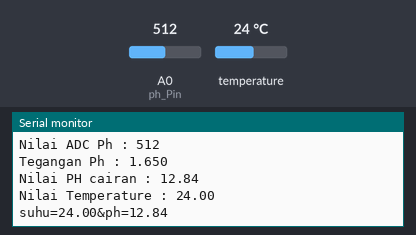
Bench run of a sketch on a simulated ESP8266 (NodeMCU). On the bench: the last lines printed to the serial monitor. The inputs (shaded band) are chosen by the test bench; at power-on: temperature 24 °C, A0 (ph_Pin) = 512. WiFi joins after 1.5 s; servers stay silent unless stated; uploads are accepted with an empty reply.

Above: at 4.7 s.
4.8 s: temperature set to 12 °C
13.0 s: A0 (ph_Pin) set to 716
At 15.1 s:
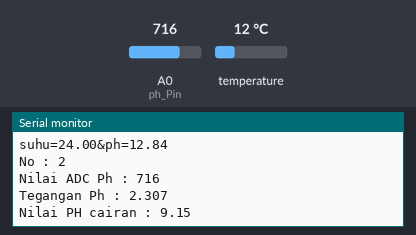
21.2 s: temperature set to 19 °C
At 26.36 s:
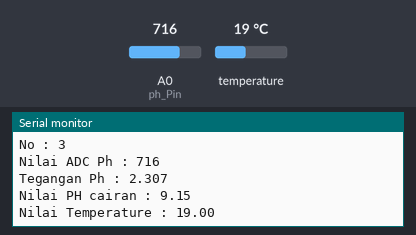
29.4 s: A0 (ph_Pin) set to 900
At 38.3 s:
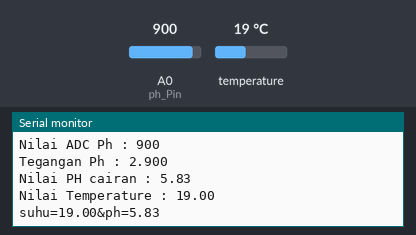
Timing chart, 0 to 38.6 s (numbered marks = the images above; inputs shaded):
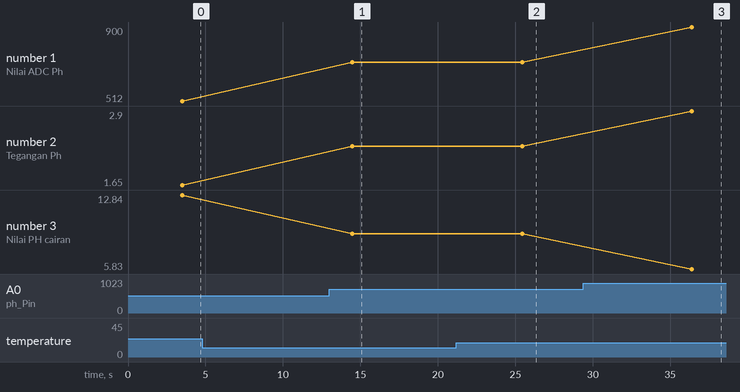

Measured:
- after the input at 13.0 s, the serial monitor: prints a new line after 1.5 s (image 1)
- after the input at 21.2 s, the serial monitor: prints a new line after 5.0 s (image 2)
- after the input at 29.4 s, the serial monitor: prints a new line after 7.0 s (image 3)
- plotted number 1: 512 → 716 after the input at 13.0 s, 716 → 900 after the input at 29.4 s
- plotted number 2: 1.65 → 2.31 after the input at 13.0 s, 2.31 → 2.9 after the input at 29.4 s
- plotted number 3: 12.84 → 9.15 after the input at 13.0 s, 9.15 → 5.83 after the input at 29.4 s

The sketch:

sensor-ph.ino
```cpp
// libraries for connection to API
#include <ESP8266WiFi.h>
#include <WiFiClient.h>
#include <ESP8266WebServer.h>
#include <ESP8266HTTPClient.h>
WiFiClient wifiClient;


// libraries for celcius sensor
#include <DallasTemperature.h>
#include <OneWire.h>

#define ONE_WIRE_BUS 4  // D2 pin of ESP8266

OneWire oneWire(ONE_WIRE_BUS);
DallasTemperature sensors(&oneWire);

// variables for ph sensor
const int ph_Pin  = A0; // pin analog
float Po = 0;
float PH_step;
int nilai_analog_PH;
double TeganganPh;

//variable for temperature sensor
float suhu;

// variables for hostspot
const char *ssid = "Dazai";  // name wifi
const char *password = "walawiliwele"; // pass wifi


// variable url and data for API
const char *urlAPI = "http://server.hens.my.id/api/v1/sensor";
String postData;
String payload;

// for sensor ph calibration
float PH4 = 3.226;
float PH7 = 2.691;

void setup()
{
  delay(1000);
  Serial.begin(115200);
  WiFi.mode(WIFI_OFF);
  delay(1000);
  WiFi.mode(WIFI_STA);

  WiFi.begin(ssid, password);
  Serial.println("");

  Serial.print("Connecting");
  // Wait for connection
  while (WiFi.status() != WL_CONNECTED) {
    delay(500);
    Serial.print(".");
  }

  Serial.println("");
  Serial.print("Connected to ");
  Serial.println(ssid);
  Serial.print("IP address: ");
  Serial.println(WiFi.localIP());  // IP address assigned to your ESP8266

  // initialize ph sensor
  pinMode (ph_Pin, INPUT);
}

void loop()
{
   int i = 0;
   while(true){
     // displaying number
     Serial.print("No : ");
     Serial.println(i + 1);
     // call method sendData
     sendData();
     i++;
  }
}

void sendData()
{
  // get attribute for ph sensor
  nilai_analog_PH = analogRead(ph_Pin);
  Serial.print("Nilai ADC Ph : ");
  Serial.println(nilai_analog_PH);
  TeganganPh = 3.3 / 1024.0 * nilai_analog_PH;
  Serial.print("Tegangan Ph : ");
  Serial.println(TeganganPh, 3);

  // get data ph
  PH_step = (PH4 - PH7) / 3;
  Po = 7.00 + ((PH7 - TeganganPh) / PH_step);
  Serial.print("Nilai PH cairan : ");
  Serial.println(Po, 2);

  // get data temperature
  sensors.requestTemperatures();
  suhu = sensors.getTempCByIndex(0);
  Serial.print("Nilai Temperature : ");
  Serial.println(suhu);

  // send data to API
  postData = (String)"suhu=" + suhu  + "&ph=" + Po;

  HTTPClient http;
  http.begin(wifiClient,urlAPI);
  http.addHeader("Content-Type", "application/x-www-form-urlencoded");

  int httpCode = http.POST(postData);
  payload = http.getString();

  Serial.println(postData);
  Serial.println(payload);

  http.end();

  delay(10000);
}
```
